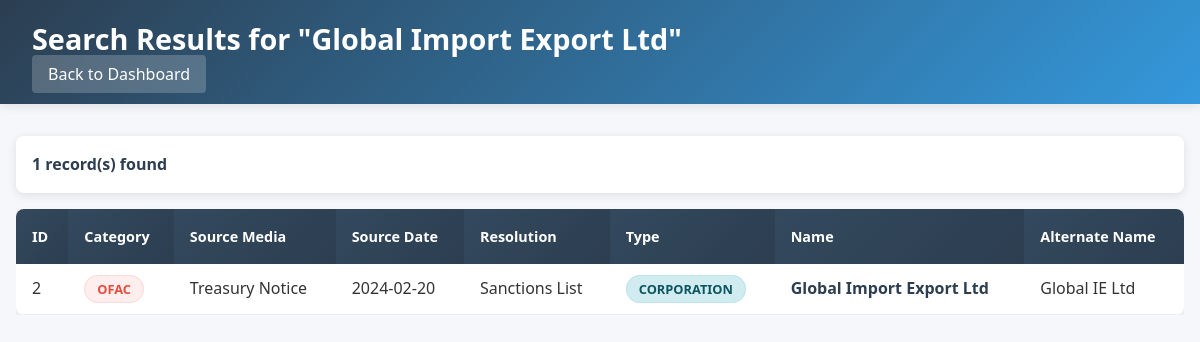
Page /search_corporations.php?corporation_name=Global Import Export Ltd (signed in) on the committed database.
### tables this page shows
CREATE TABLE IF NOT EXISTS corporations (
    id INT AUTO_INCREMENT PRIMARY KEY,
    category ENUM('OFAC', 'IIBS') NOT NULL,
    source_media VARCHAR(255),
    source_media_date DATE,
    resolution VARCHAR(255),
    individual_corporation_involved ENUM('Individual', 'Corporation') DEFAULT 'Corporation',
    first_name VARCHAR(100),
    middle_name VARCHAR(100),
    last_name VARCHAR(100),
    name_ext VARCHAR(50),
    corporation_name_fullname VARCHAR(255),
    alternate_name_alias VARCHAR(255),
    alternate_name_alias_2 VARCHAR(255),
    created_at TIMESTAMP DEFAULT CURRENT_TIMESTAMP,
    INDEX idx_corporation_name (corporation_name_fullname),
    INDEX idx_category (category),
    INDEX idx_first_name (first_name),
    INDEX idx_last_name (last_name),
    INDEX idx_alternate_name (alternate_name_alias)
);

### search_corporations.php (the view, shortened to what this page needs)
<?php
$corporation_name = $_GET['corporation_name'] ?? '';
try {
    $pdo = getDBConnection();
    $sql = "SELECT * FROM corporations WHERE (
        corporation_name_fullname LIKE :name OR
        alternate_name_alias LIKE :name OR
        alternate_name_alias_2 LIKE :name OR
        CONCAT(first_name, ' ', COALESCE(middle_name, ''), ' ', last_name) LIKE :name
    )";
    $params = [':name' => '%' . $corporation_name . '%'];
    $sql .= " ORDER BY corporation_name_fullname ASC, last_name ASC";
    $stmt = $pdo->prepare($sql);
    $stmt->execute($params);
    $results = $stmt->fetchAll(PDO::FETCH_ASSOC);
} catch (PDOException $e) {
    die("Search error: " . $e->getMessage());
}
?>
<!DOCTYPE html>
<html lang="en">
<head>
    <link rel="stylesheet" href="css/style.css">
</head>
<body>
    <header>
        <h1>Search Results for "<?php echo htmlspecialchars($corporation_name); ?>"</h1>
        <a href="admin.php" class="back-link">Back to Dashboard</a>
    </header>
    <main class="results-container">
        <?php if(count($results) > 0): ?>
            <p class="results-count"><?php echo count($results); ?> record(s) found</p>
            <div class="table-container">
                <table class="results-table">
                    <thead>
                        <tr>
                            <th>ID</th>
                            <th>Category</th>
                            <th>Source Media</th>
                            <th>Source Date</th>
                            <th>Resolution</th>
                            <th>Type</th>
                            <th>Name</th>
                            <th>Alternate Name</th>
                        </tr>
                    </thead>
                    <tbody>
                        <?php foreach($results as $record): ?>
                        <tr>
                            <td><?php echo htmlspecialchars($record['id']); ?></td>
                            <td><span class="category-badge <?php echo strtolower($record['category']); ?>">
                                <?php echo htmlspecialchars($record['category']); ?>
                            </span></td>
                            <td><?php echo htmlspecialchars($record['source_media'] ?? ''); ?></td>
                            <td><?php echo htmlspecialchars($record['source_media_date'] ?? ''); ?></td>
                            <td><?php echo htmlspecialchars($record['resolution'] ?? ''); ?></td>
                            <td><span class="type-badge <?php echo strtolower($record['individual_corporation_involved'] ?? 'corporation'); ?>">
                                <?php echo htmlspecialchars($record['individual_corporation_involved'] ?? 'Corporation'); ?>
                            </span></td>
                            <td class="name-cell">
                                <?php if ($record['individual_corporation_involved'] === 'Individual'): ?>
                                    <?php
                                    $fullName = trim(
                                        ($record['first_name'] ?? '') . ' ' .
                                        ($record['middle_name'] ?? '') . ' ' .
                                        ($record['last_name'] ?? '') . ' ' .
                                        ($record['name_ext'] ?? '')
                                    );
                                    echo htmlspecialchars($fullName);
                                    ?>
                                <?php else: ?>
                                    <?php echo htmlspecialchars($record['corporation_name_fullname'] ?? ''); ?>
                                <?php endif; ?>
                            </td>
                            <td><?php echo htmlspecialchars($record['alternate_name_alias'] ?? ''); ?></td>
                        </tr>
                        <?php endforeach; ?>
                    </tbody>
                </table>
            </div>
        <?php endif; ?>
    </main>
</body>
</html>

### css/style.css (style rules this page uses)
* { margin: 0; padding: 0; box-sizing: border-box; }
body { font-family: 'Segoe UI', Tahoma, Geneva, Verdana, sans-serif; background-color: #f5f7fa; color: #333; line-height: 1.6; }
header { background: linear-gradient(135deg, #2c3e50, #3498db); color: white; padding: 1rem 2rem; box-shadow: 0 2px 10px rgba(0,0,0,0.1); }
header h1 { font-size: 1.8rem; font-weight: 600; }
.logout-link, .back-link { color: white; text-decoration: none; padding: 0.5rem 1rem; background: rgba(255,255,255,0.2); border-radius: 4px; transition: background 0.3s ease; }
.table-container { overflow-x: auto; margin-top: 1rem; }
.results-table, .modal-table { width: 100%; border-collapse: collapse; background: white; border-radius: 8px; overflow: hidden; box-shadow: 0 2px 10px rgba(0,0,0,0.1); }
.results-table th, .modal-table th { background: linear-gradient(135deg, #34495e, #2c3e50); color: white; padding: 1rem; text-align: left; font-weight: 600; font-size: 0.9rem; }
.results-table td, .modal-table td { padding: 0.75rem 1rem; border-bottom: 1px solid #ecf0f1; vertical-align: top; }
.name-cell { font-weight: 600; color: #2c3e50; }
.category-badge, .type-badge { padding: 0.25rem 0.75rem; border-radius: 20px; font-size: 0.8rem; font-weight: 600; text-transform: uppercase; }
.category-badge.ofac { background: #fee; color: #e74c3c; border: 1px solid #fadbd8; }
.type-badge.corporation { background: #d1ecf1; color: #0c5460; border: 1px solid #bee5eb; }
.results-container { max-width: 1200px; margin: 2rem auto; padding: 0 1rem; }
.results-count { background: white; padding: 1rem; border-radius: 8px; margin-bottom: 1rem; font-weight: 600; color: #2c3e50; box-shadow: 0 2px 10px rgba(0,0,0,0.1); }

### rows in the picture
corporations: id "2", category "OFAC", source_media "Treasury Notice", source_media_date "2024-02-20", resolution "Sanctions List", individual_corporation_involved "CORPORATION", corporation_name_fullname "Global Import Export Ltd", alternate_name_alias "Global IE Ltd"

### other values in the picture
$corporation_name "Global Import Export Ltd"
count($results) "1"
